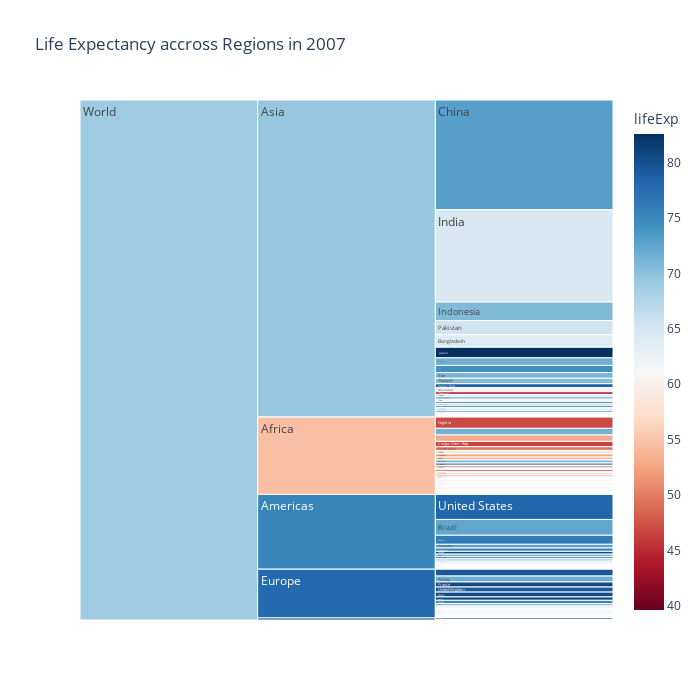

Notebook code cell kept with this figure:
### Markdown cell above
2. Use the argument `color` to add an additional dimension to the data through the color of the rectangles. In this case, we are going to associate the color of each rectangle with the Life expectancy of the corresponding country or region. So, we set `color='lifeExp'`. We also use the argument `color_continuous_scale` to set the color palette to be used

### Code cell
fig = px.icicle(df2, path=[px.Constant("World"), 'continent', 'country'], 
                values='pop',
                color='lifeExp',
                color_continuous_scale='RdBu',
                height=700, width=700,
                title='Life Expectancy accross Regions in 2007')
fig.show()

### Figure 1 — Plotly figure (JSON) as saved in the notebook; plotly's stock layout.template omitted (floating-point values rounded to 4 significant figures; data arrays with more than 128 entries replaced by an {"elided": "..."} marker saying what was removed)
{"data": [{"branchvalues": "total", "customdata": {"elided": "148x1 float values"}, "domain": {"x": [0, 1], "y": [0, 1]}, "hovertemplate": "labels=%{label}<br>pop=%{value}<br>parent=%{parent}<br>id=%{id}<br>lifeExp=%{color}<extra></extra>", "ids": {"elided": "148 str values"}, "labels": {"elided": "148 str values"}, "marker": {"coloraxis": "coloraxis", "colors": {"elided": "148 float values"}}, "name": "", "parents": {"elided": "148 str values"}, "type": "icicle", "values": {"elided": "148 int values"}}], "layout": {"coloraxis": {"colorbar": {"title": {"text": "lifeExp"}}, "colorscale": [[0, "rgb(103,0,31)"], [0.1, "rgb(178,24,43)"], [0.2, "rgb(214,96,77)"], [0.3, "rgb(244,165,130)"], [0.4, "rgb(253,219,199)"], [0.5, "rgb(247,247,247)"], [0.6, "rgb(209,229,240)"], [0.7, "rgb(146,197,222)"], [0.8, "rgb(67,147,195)"], [0.9, "rgb(33,102,172)"], [1, "rgb(5,48,97)"]]}, "height": 700, "legend": {"tracegroupgap": 0}, "title": {"text": "Life Expectancy accross Regions in 2007"}, "width": 700}}
